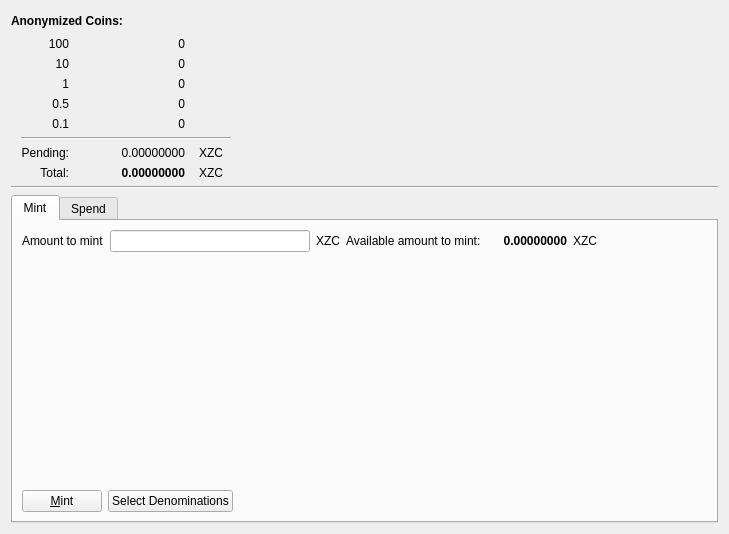
<?xml version="1.0" encoding="UTF-8"?>
<ui version="4.0">
 <class>SigmaPage</class>
 <widget class="QWidget" name="SigmaPage">
  <property name="geometry">
   <rect>
    <x>0</x>
    <y>0</y>
    <width>729</width>
    <height>534</height>
   </rect>
  </property>
  <layout class="QVBoxLayout" name="verticalLayout">
   <item>
    <layout class="QVBoxLayout" name="verticalLayout_summary">
     <item>
      <layout class="QHBoxLayout" name="horizontalLayout_12">
       <item>
        <widget class="QLabel" name="label_3">
         <property name="font">
          <font>
           <weight>75</weight>
           <bold>true</bold>
          </font>
         </property>
         <property name="text">
          <string>Anonymized Coins:</string>
         </property>
        </widget>
       </item>
       <item>
        <spacer name="horizontalSpacer_4">
         <property name="orientation">
          <enum>Qt::Horizontal</enum>
         </property>
         <property name="sizeHint" stdset="0">
          <size>
           <width>40</width>
           <height>20</height>
          </size>
         </property>
        </spacer>
       </item>
      </layout>
     </item>
     <item>
      <layout class="QHBoxLayout" name="horizontalLayout_13">
       <item>
        <layout class="QGridLayout" name="gridLayout_summary" columnstretch="0,0,0">
         <property name="sizeConstraint">
          <enum>QLayout::SetFixedSize</enum>
         </property>
         <property name="leftMargin">
          <number>10</number>
         </property>
         <item row="6" column="0">
          <widget class="QLabel" name="label_11">
           <property name="text">
            <string>Pending:</string>
           </property>
           <property name="alignment">
            <set>Qt::AlignRight|Qt::AlignTrailing|Qt::AlignVCenter</set>
           </property>
          </widget>
         </item>
         <item row="3" column="0">
          <widget class="QLabel" name="label_denom_05">
           <property name="text">
            <string>0.5</string>
           </property>
           <property name="alignment">
            <set>Qt::AlignRight|Qt::AlignTrailing|Qt::AlignVCenter</set>
           </property>
          </widget>
         </item>
         <item row="7" column="2">
          <widget class="QLabel" name="label_19">
           <property name="sizePolicy">
            <sizepolicy hsizetype="Fixed" vsizetype="Preferred">
             <horstretch>0</horstretch>
             <verstretch>0</verstretch>
            </sizepolicy>
           </property>
           <property name="minimumSize">
            <size>
             <width>40</width>
             <height>0</height>
            </size>
           </property>
           <property name="text">
            <string>XZC</string>
           </property>
           <property name="alignment">
            <set>Qt::AlignCenter</set>
           </property>
          </widget>
         </item>
         <item row="2" column="1">
          <widget class="QLabel" name="label_denom_amount_1">
           <property name="text">
            <string>0</string>
           </property>
           <property name="alignment">
            <set>Qt::AlignRight|Qt::AlignTrailing|Qt::AlignVCenter</set>
           </property>
          </widget>
         </item>
         <item row="5" column="0" colspan="3">
          <layout class="QFormLayout" name="formLayout_2">
           <property name="horizontalSpacing">
            <number>0</number>
           </property>
           <item row="1" column="1">
            <widget class="Line" name="line_5">
             <property name="orientation">
              <enum>Qt::Horizontal</enum>
             </property>
            </widget>
           </item>
          </layout>
         </item>
         <item row="7" column="0">
          <widget class="QLabel" name="label_12">
           <property name="text">
            <string>Total:</string>
           </property>
           <property name="alignment">
            <set>Qt::AlignRight|Qt::AlignTrailing|Qt::AlignVCenter</set>
           </property>
          </widget>
         </item>
         <item row="4" column="0">
          <widget class="QLabel" name="label_denom_01">
           <property name="text">
            <string>0.1</string>
           </property>
           <property name="alignment">
            <set>Qt::AlignRight|Qt::AlignTrailing|Qt::AlignVCenter</set>
           </property>
          </widget>
         </item>
         <item row="0" column="0">
          <widget class="QLabel" name="label_denom_100">
           <property name="text">
            <string>100</string>
           </property>
           <property name="alignment">
            <set>Qt::AlignRight|Qt::AlignTrailing|Qt::AlignVCenter</set>
           </property>
          </widget>
         </item>
         <item row="4" column="1">
          <widget class="QLabel" name="label_denom_amount_01">
           <property name="text">
            <string>0</string>
           </property>
           <property name="alignment">
            <set>Qt::AlignRight|Qt::AlignTrailing|Qt::AlignVCenter</set>
           </property>
          </widget>
         </item>
         <item row="1" column="1">
          <widget class="QLabel" name="label_denom_amount_10">
           <property name="text">
            <string>0</string>
           </property>
           <property name="alignment">
            <set>Qt::AlignRight|Qt::AlignTrailing|Qt::AlignVCenter</set>
           </property>
          </widget>
         </item>
         <item row="6" column="2">
          <widget class="QLabel" name="label_18">
           <property name="sizePolicy">
            <sizepolicy hsizetype="Fixed" vsizetype="Preferred">
             <horstretch>0</horstretch>
             <verstretch>0</verstretch>
            </sizepolicy>
           </property>
           <property name="minimumSize">
            <size>
             <width>40</width>
             <height>0</height>
            </size>
           </property>
           <property name="text">
            <string>XZC</string>
           </property>
           <property name="alignment">
            <set>Qt::AlignCenter</set>
           </property>
          </widget>
         </item>
         <item row="1" column="0">
          <widget class="QLabel" name="label_denom_10">
           <property name="text">
            <string>10</string>
           </property>
           <property name="alignment">
            <set>Qt::AlignRight|Qt::AlignTrailing|Qt::AlignVCenter</set>
           </property>
          </widget>
         </item>
         <item row="0" column="1">
          <widget class="QLabel" name="label_denom_amount_100">
           <property name="text">
            <string>0</string>
           </property>
           <property name="alignment">
            <set>Qt::AlignRight|Qt::AlignTrailing|Qt::AlignVCenter</set>
           </property>
          </widget>
         </item>
         <item row="6" column="1">
          <widget class="QLabel" name="label_pending">
           <property name="sizePolicy">
            <sizepolicy hsizetype="Fixed" vsizetype="Preferred">
             <horstretch>0</horstretch>
             <verstretch>0</verstretch>
            </sizepolicy>
           </property>
           <property name="minimumSize">
            <size>
             <width>110</width>
             <height>0</height>
            </size>
           </property>
           <property name="font">
            <font>
             <weight>50</weight>
             <bold>false</bold>
            </font>
           </property>
           <property name="text">
            <string>0.00000000</string>
           </property>
           <property name="alignment">
            <set>Qt::AlignRight|Qt::AlignTrailing|Qt::AlignVCenter</set>
           </property>
          </widget>
         </item>
         <item row="2" column="0">
          <widget class="QLabel" name="label_denom_1">
           <property name="text">
            <string>1</string>
           </property>
           <property name="alignment">
            <set>Qt::AlignRight|Qt::AlignTrailing|Qt::AlignVCenter</set>
           </property>
          </widget>
         </item>
         <item row="7" column="1">
          <widget class="QLabel" name="label_total">
           <property name="sizePolicy">
            <sizepolicy hsizetype="Fixed" vsizetype="Preferred">
             <horstretch>0</horstretch>
             <verstretch>0</verstretch>
            </sizepolicy>
           </property>
           <property name="minimumSize">
            <size>
             <width>110</width>
             <height>0</height>
            </size>
           </property>
           <property name="font">
            <font>
             <weight>75</weight>
             <bold>true</bold>
            </font>
           </property>
           <property name="text">
            <string>0.00000000</string>
           </property>
           <property name="alignment">
            <set>Qt::AlignRight|Qt::AlignTrailing|Qt::AlignVCenter</set>
           </property>
          </widget>
         </item>
         <item row="3" column="1">
          <widget class="QLabel" name="label_denom_amount_05">
           <property name="text">
            <string>0</string>
           </property>
           <property name="alignment">
            <set>Qt::AlignRight|Qt::AlignTrailing|Qt::AlignVCenter</set>
           </property>
          </widget>
         </item>
        </layout>
       </item>
       <item>
        <spacer name="horizontalSpacer_5">
         <property name="orientation">
          <enum>Qt::Horizontal</enum>
         </property>
         <property name="sizeHint" stdset="0">
          <size>
           <width>40</width>
           <height>20</height>
          </size>
         </property>
        </spacer>
       </item>
      </layout>
     </item>
    </layout>
   </item>
   <item>
    <widget class="Line" name="line_2">
     <property name="orientation">
      <enum>Qt::Horizontal</enum>
     </property>
    </widget>
   </item>
   <item>
    <widget class="QTabWidget" name="tabWidget">
     <property name="currentIndex">
      <number>0</number>
     </property>
     <widget class="QWidget" name="tab_mint">
      <attribute name="title">
       <string>Mint</string>
      </attribute>
      <layout class="QGridLayout" name="gridLayout_3">
       <item row="0" column="0">
        <layout class="QGridLayout" name="gridLayout_mint">
         <item row="0" column="0">
          <layout class="QHBoxLayout" name="horizontalLayout_4">
           <item>
            <widget class="QLabel" name="label">
             <property name="text">
              <string>Amount to mint</string>
             </property>
            </widget>
           </item>
           <item>
            <widget class="QLineEdit" name="lineEdit">
             <property name="sizePolicy">
              <sizepolicy hsizetype="Fixed" vsizetype="Fixed">
               <horstretch>0</horstretch>
               <verstretch>0</verstretch>
              </sizepolicy>
             </property>
             <property name="minimumSize">
              <size>
               <width>200</width>
               <height>0</height>
              </size>
             </property>
             <property name="maximumSize">
              <size>
               <width>200</width>
               <height>16777215</height>
              </size>
             </property>
            </widget>
           </item>
           <item>
            <widget class="QLabel" name="label_2">
             <property name="text">
              <string>XZC</string>
             </property>
            </widget>
           </item>
           <item>
            <widget class="QLabel" name="label_4">
             <property name="text">
              <string>Available amount to mint:</string>
             </property>
            </widget>
           </item>
           <item>
            <widget class="QLabel" name="availableAmountLabel">
             <property name="sizePolicy">
              <sizepolicy hsizetype="Fixed" vsizetype="Preferred">
               <horstretch>0</horstretch>
               <verstretch>0</verstretch>
              </sizepolicy>
             </property>
             <property name="minimumSize">
              <size>
               <width>80</width>
               <height>0</height>
              </size>
             </property>
             <property name="font">
              <font>
               <weight>75</weight>
               <bold>true</bold>
              </font>
             </property>
             <property name="text">
              <string>0.00000000</string>
             </property>
             <property name="alignment">
              <set>Qt::AlignRight|Qt::AlignTrailing|Qt::AlignVCenter</set>
             </property>
            </widget>
           </item>
           <item>
            <widget class="QLabel" name="label_5">
             <property name="text">
              <string>XZC</string>
             </property>
            </widget>
           </item>
           <item>
            <spacer name="horizontalSpacer_2">
             <property name="orientation">
              <enum>Qt::Horizontal</enum>
             </property>
             <property name="sizeHint" stdset="0">
              <size>
               <width>40</width>
               <height>20</height>
              </size>
             </property>
            </spacer>
           </item>
          </layout>
         </item>
         <item row="2" column="0">
          <layout class="QHBoxLayout" name="horizontalLayout">
           <item>
            <widget class="QPushButton" name="mintButton">
             <property name="text">
              <string>&amp;Mint</string>
             </property>
             <property name="icon">
              <iconset>
               <normaloff>../res/icons/add.png</normaloff>../res/icons/add.png</iconset>
             </property>
            </widget>
           </item>
           <item>
            <widget class="QPushButton" name="selectDenomsButton">
             <property name="text">
              <string>Select Denominations</string>
             </property>
             <property name="icon">
              <iconset>
               <normaloff>../res/icons/edit.png</normaloff>../res/icons/edit.png</iconset>
             </property>
            </widget>
           </item>
           <item>
            <spacer name="horizontalSpacer">
             <property name="orientation">
              <enum>Qt::Horizontal</enum>
             </property>
             <property name="sizeHint" stdset="0">
              <size>
               <width>40</width>
               <height>20</height>
              </size>
             </property>
            </spacer>
           </item>
          </layout>
         </item>
         <item row="1" column="0">
          <spacer name="verticalSpacer">
           <property name="orientation">
            <enum>Qt::Vertical</enum>
           </property>
           <property name="sizeHint" stdset="0">
            <size>
             <width>20</width>
             <height>40</height>
            </size>
           </property>
          </spacer>
         </item>
        </layout>
       </item>
      </layout>
     </widget>
     <widget class="QWidget" name="tab_spend">
      <attribute name="title">
       <string>Spend</string>
      </attribute>
      <layout class="QGridLayout" name="gridLayout_5">
       <item row="0" column="0">
        <layout class="QGridLayout" name="gridLayout_spend">
         <item row="2" column="0">
          <layout class="QHBoxLayout" name="horizontalLayout_6">
           <item>
            <widget class="QPushButton" name="spendButton">
             <property name="text">
              <string>&amp;Spend</string>
             </property>
             <property name="icon">
              <iconset>
               <normaloff>../res/icons/export.png</normaloff>../res/icons/export.png</iconset>
             </property>
            </widget>
           </item>
           <item>
            <widget class="QPushButton" name="clearAllButton">
             <property name="text">
              <string>&amp;Clear All</string>
             </property>
             <property name="icon">
              <iconset>
               <normaloff>../res/icons/quit.png</normaloff>../res/icons/quit.png</iconset>
             </property>
            </widget>
           </item>
           <item>
            <widget class="QPushButton" name="addRecipientButton">
             <property name="text">
              <string>&amp;Add Recipient</string>
             </property>
             <property name="icon">
              <iconset>
               <normaloff>../res/icons/add.png</normaloff>../res/icons/add.png</iconset>
             </property>
            </widget>
           </item>
           <item>
            <spacer name="horizontalSpacer_3">
             <property name="orientation">
              <enum>Qt::Horizontal</enum>
             </property>
             <property name="sizeHint" stdset="0">
              <size>
               <width>40</width>
               <height>20</height>
              </size>
             </property>
            </spacer>
           </item>
          </layout>
         </item>
         <item row="0" column="0">
          <widget class="QScrollArea" name="scrollArea">
           <property name="autoFillBackground">
            <bool>true</bool>
           </property>
           <property name="frameShape">
            <enum>QFrame::NoFrame</enum>
           </property>
           <property name="frameShadow">
            <enum>QFrame::Plain</enum>
           </property>
           <property name="lineWidth">
            <number>0</number>
           </property>
           <property name="widgetResizable">
            <bool>true</bool>
           </property>
           <widget class="QWidget" name="scrollAreaWidgetContents">
            <property name="geometry">
             <rect>
              <x>0</x>
              <y>0</y>
              <width>687</width>
              <height>171</height>
             </rect>
            </property>
            <property name="autoFillBackground">
             <bool>true</bool>
            </property>
            <layout class="QVBoxLayout" name="verticalLayout_4">
             <item>
              <layout class="QVBoxLayout" name="entries"/>
             </item>
             <item>
              <spacer name="verticalSpacer_2">
               <property name="orientation">
                <enum>Qt::Vertical</enum>
               </property>
               <property name="sizeHint" stdset="0">
                <size>
                 <width>20</width>
                 <height>40</height>
                </size>
               </property>
              </spacer>
             </item>
            </layout>
           </widget>
          </widget>
         </item>
        </layout>
       </item>
      </layout>
     </widget>
    </widget>
   </item>
  </layout>
 </widget>
 <resources/>
 <connections/>
</ui>
